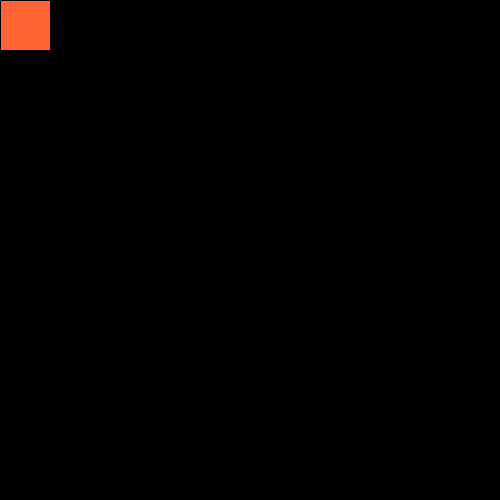
Frame 1 (no input)
Frame 60 (the mouse pressed at the canvas centre just before this capture): identical to frame 1, image omitted
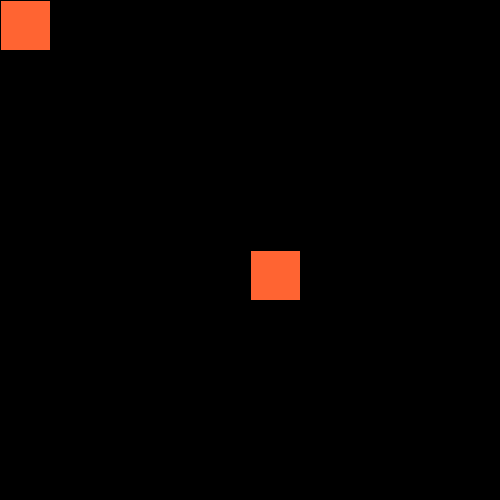
Frame 120 (the mouse held since frame 60 and released just before this capture)

The Processing sketch that drew these frames (run headless with seeded random() and noise(); from frame 60 on, the mouse is pressed at the canvas centre):

// Processing sketch: processing_103645
// ── processing_103645.pde

float xPos = 0;

float yPos = 0;

void setup()
{
  size(500, 500);
  background(0);
  //noStroke();
}

void draw() 
 { 
  xPos = mouseX;
  yPos = mouseY;
   
  
  if (mousePressed);
  
  fill(255, 100, 50);
  rect(mouseX, mouseY, 50, 50);
  }
